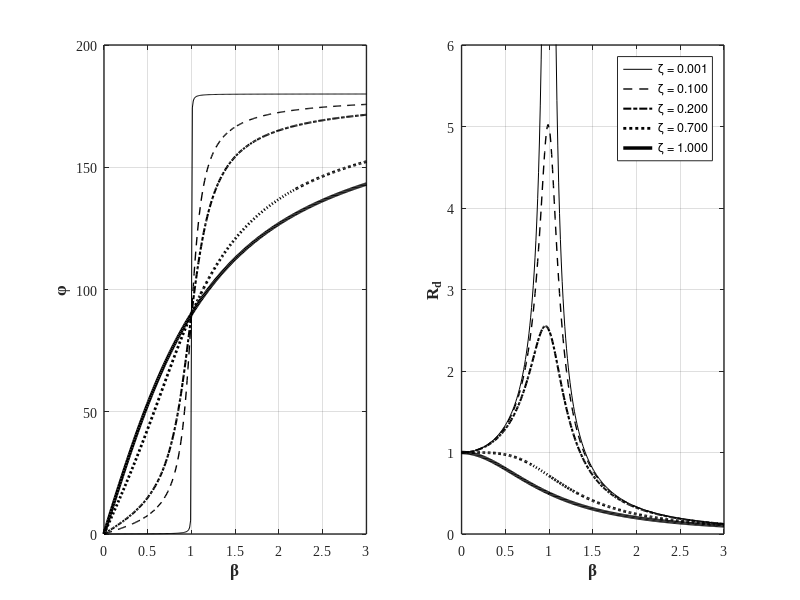

Source code (MATLAB):
%% Figure 3-17: Response Modification Factor and Phase Angle for Different Damping Ratios

clear; close all; clc;
%% Parameters
beta1  = 0.0:0.01:.99;
beta2  = 1.01:0.01:3.0;

Legend = {'\zeta = 0.001';'\zeta = 0.100';'\zeta = 0.200';'\zeta = 0.700';'\zeta = 1.000'};
Lines  = {'-k';           '--k';          '-.k';          ':k';           '-k';          };

%% Calculate the Response and Plot
i = 0;
for zeta = [0.001, 0.1, 0.2, 0.7, 1.0]
    i = i+1;
    z = zeta;
    Rd = [1./sqrt((1-beta1.*beta1).^ 2+(2*zeta*beta1).^ 2),...
          1./sqrt((1-beta2.*beta2).^ 2+(2*zeta*beta2).^ 2)];

    phi = [atand(2*zeta.*beta1./(1-beta1.*beta1)),...
           atand(2*zeta.*beta2./(1-beta2.*beta2))+180];

   
figure(1);  set(figure(1), 'Position', [200   100   883   400])
            subplot(1,2,2); hold on; grid on; box on;
                plot([beta1 beta2],Rd,Lines{i},'LineWidth',i/2,'Color',[0 0 0]); axis([0 3 0 6]); 
                
                legend(Legend)
                set(gca, 'LineWidth',1, 'FontWeight','normal', 'FontName','Times New Roman', 'FontSize',10)               
                xlabel('\beta', 'fontsize',12, 'fontname','Times New Roman','FontWeight','Bold')
                ylabel('R_d', 'fontsize',12, 'fontname','Times New Roman','FontWeight','Bold')
            .............................................................
            subplot(1,2,1); hold on; grid on; box on;
                plot([beta1 beta2],phi,Lines{i},'LineWidth',i/2,'Color',[0 0 0]);
                
                set(gca, 'LineWidth',1, 'FontWeight','normal', 'FontName','Times New Roman', 'FontSize',10)               
                xlabel('\beta', 'fontsize',12, 'fontname','Times New Roman','FontWeight','Bold')
                ylabel('\phi', 'fontsize',12, 'fontname','Times New Roman','FontWeight','Bold')
end
%
%% Print
print('FIG_3_17','-dpng')
